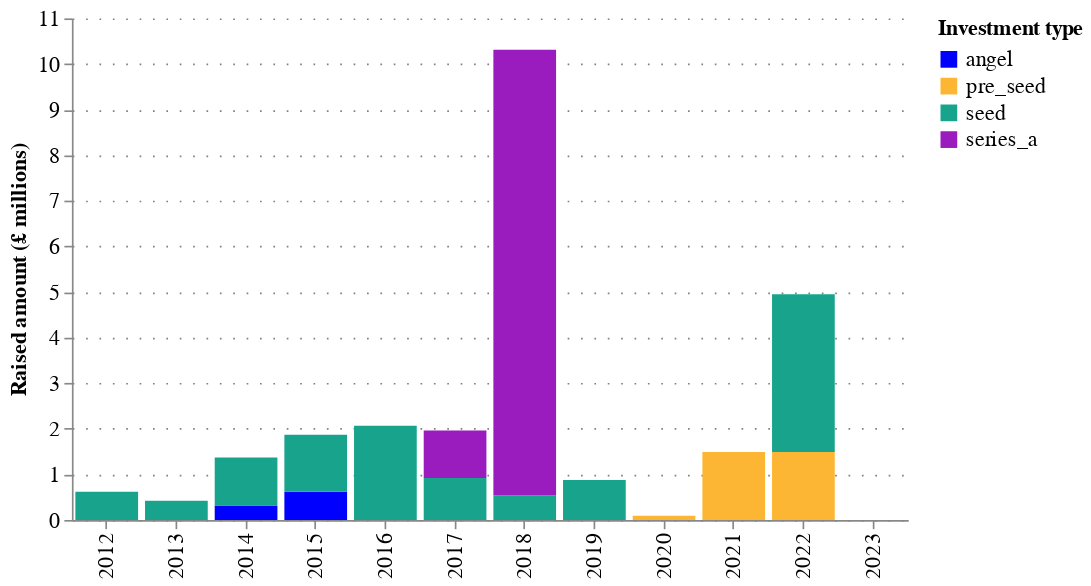

Here is the notebook cell this chart was saved with:
### Code cell
analysis_crunchbase.chart_investment_types(aggregated_funding_types_df)

### Figure 1 — Vega-Lite specification as saved in the notebook (floating-point values rounded to 4 significant figures)
{"config": {"title": {"font": "Averta", "anchor": "start"}, "subtitle": {"font": "Averta"}, "axis": {"labelFont": "Averta", "titleFont": "Averta", "gridColor": "grey", "gridDash": [1, 7], "labelFontSize": 13, "titleFontSize": 13}, "header": {"labelFont": "Averta", "titleFont": "Averta"}, "legend": {"labelFont": "Averta", "titleFont": "Averta", "labelFontSize": 13, "titleFontSize": 13}, "range": {"category": ["#0000FF", "#FDB633", "#18A48C", "#9A1BBE", "#EB003B", "#FF6E47", "#646363", "#0F294A", "#97D9E3", "#A59BEE", "#F6A4B7", "#D2C9C0", "#FFFFFF", "#000000"], "ordinal": {"scheme": ["#0000FF", "#FDB633", "#18A48C", "#9A1BBE", "#EB003B", "#FF6E47", "#646363", "#0F294A", "#97D9E3", "#A59BEE", "#F6A4B7", "#D2C9C0", "#FFFFFF", "#000000"]}}, "view": {"strokeWidth": 0}}, "data": {"name": "data-96ac5d58684ea1fc1dde992fbe854463"}, "mark": {"type": "bar"}, "encoding": {"color": {"field": "investment_type", "title": "Investment type", "type": "nominal"}, "order": {"field": "investment_type", "type": "nominal"}, "tooltip": [{"field": "year", "type": "quantitative"}, {"field": "investment_type", "type": "nominal"}, {"field": "raised_amount_gbp", "type": "quantitative"}], "x": {"field": "year", "title": "", "type": "ordinal"}, "y": {"field": "raised_amount_gbp", "title": "Raised amount (£ millions)", "type": "quantitative"}}, "height": 300, "title": {"anchor": "start", "text": "", "subtitle": "", "subtitleFont": "Averta", "subtitleFontSize": 13}, "width": 500, "$schema": "https://vega.github.io/schema/vega-lite/v5.20.1.json", "datasets": {"data-96ac5d58684ea1fc1dde992fbe854463": [{"year": 2012, "investment_type": "seed", "raised_amount_gbp": 0.6166, "counts": 1}, {"year": 2013, "investment_type": "seed", "raised_amount_gbp": 0.4237, "counts": 1}, {"year": 2014, "investment_type": "angel", "raised_amount_gbp": 0.3179, "counts": 1}, {"year": 2014, "investment_type": "seed", "raised_amount_gbp": 1.05, "counts": 4}, {"year": 2015, "investment_type": "angel", "raised_amount_gbp": 0.6193, "counts": 2}, {"year": 2015, "investment_type": "seed", "raised_amount_gbp": 1.248, "counts": 1}, {"year": 2016, "investment_type": "seed", "raised_amount_gbp": 2.068, "counts": 1}, {"year": 2017, "investment_type": "seed", "raised_amount_gbp": 0.92, "counts": 3}, {"year": 2017, "investment_type": "series_a", "raised_amount_gbp": 1.044, "counts": 1}, {"year": 2018, "investment_type": "pre_seed", "raised_amount_gbp": 0.0, "counts": 1}, {"year": 2018, "investment_type": "seed", "raised_amount_gbp": 0.5452, "counts": 1}, {"year": 2018, "investment_type": "series_a", "raised_amount_gbp": 9.768, "counts": 1}, {"year": 2019, "investment_type": "seed", "raised_amount_gbp": 0.8789, "counts": 1}, {"year": 2020, "investment_type": "pre_seed", "raised_amount_gbp": 0.0921, "counts": 1}, {"year": 2021, "investment_type": "pre_seed", "raised_amount_gbp": 1.493, "counts": 1}, {"year": 2022, "investment_type": "pre_seed", "raised_amount_gbp": 1.492, "counts": 2}, {"year": 2022, "investment_type": "seed", "raised_amount_gbp": 3.456, "counts": 1}, {"year": 2023, "investment_type": "seed", "raised_amount_gbp": 0.0, "counts": 1}]}}
